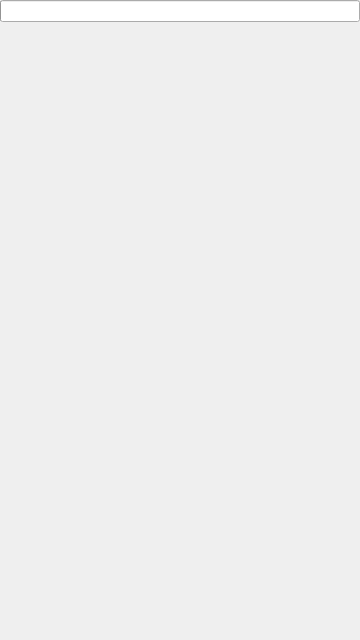
<?xml version="1.0" encoding="UTF-8"?>
<ui version="4.0">
 <class>MainWindow</class>
 <widget class="QMainWindow" name="MainWindow">
  <property name="geometry">
   <rect>
    <x>0</x>
    <y>0</y>
    <width>360</width>
    <height>640</height>
   </rect>
  </property>
  <property name="sizePolicy">
   <sizepolicy hsizetype="Ignored" vsizetype="Ignored">
    <horstretch>0</horstretch>
    <verstretch>0</verstretch>
   </sizepolicy>
  </property>
  <property name="windowTitle">
   <string>MainWindow</string>
  </property>
  <property name="windowIcon">
   <iconset resource="Icons.qrc">
    <normaloff>:/qmobilempd.png</normaloff>:/qmobilempd.png</iconset>
  </property>
  <widget class="QWidget" name="centralWidget">
   <property name="sizePolicy">
    <sizepolicy hsizetype="Ignored" vsizetype="Ignored">
     <horstretch>0</horstretch>
     <verstretch>0</verstretch>
    </sizepolicy>
   </property>
   <layout class="QVBoxLayout" name="verticalLayout">
    <property name="spacing">
     <number>0</number>
    </property>
    <property name="sizeConstraint">
     <enum>QLayout::SetMaximumSize</enum>
    </property>
    <property name="margin">
     <number>0</number>
    </property>
    <item>
     <layout class="QVBoxLayout" name="verticalLayout_2">
      <property name="sizeConstraint">
       <enum>QLayout::SetMaximumSize</enum>
      </property>
     </layout>
    </item>
    <item>
     <widget class="QProgressBar" name="pgr_time">
      <property name="sizePolicy">
       <sizepolicy hsizetype="Preferred" vsizetype="Fixed">
        <horstretch>0</horstretch>
        <verstretch>0</verstretch>
       </sizepolicy>
      </property>
      <property name="value">
       <number>0</number>
      </property>
      <property name="alignment">
       <set>Qt::AlignCenter</set>
      </property>
      <property name="textVisible">
       <bool>true</bool>
      </property>
      <property name="format">
       <string/>
      </property>
     </widget>
    </item>
    <item>
     <layout class="QHBoxLayout" name="horizontalLayout" stretch="0,0,0,0,0,0,0,0">
      <property name="spacing">
       <number>0</number>
      </property>
      <property name="sizeConstraint">
       <enum>QLayout::SetNoConstraint</enum>
      </property>
      <item>
       <widget class="QPushButton" name="btn_Menu">
        <property name="sizePolicy">
         <sizepolicy hsizetype="Preferred" vsizetype="Maximum">
          <horstretch>0</horstretch>
          <verstretch>0</verstretch>
         </sizepolicy>
        </property>
        <property name="toolTip">
         <string>View Menu</string>
        </property>
        <property name="text">
         <string/>
        </property>
        <property name="icon">
         <iconset resource="Icons.qrc">
          <normaloff>:/icons/format-justify-fill.png</normaloff>:/icons/format-justify-fill.png</iconset>
        </property>
        <property name="iconSize">
         <size>
          <width>32</width>
          <height>32</height>
         </size>
        </property>
        <property name="flat">
         <bool>true</bool>
        </property>
       </widget>
      </item>
      <item>
       <widget class="QPushButton" name="btnPrev">
        <property name="sizePolicy">
         <sizepolicy hsizetype="Preferred" vsizetype="Maximum">
          <horstretch>0</horstretch>
          <verstretch>0</verstretch>
         </sizepolicy>
        </property>
        <property name="toolTip">
         <string>Previous song</string>
        </property>
        <property name="text">
         <string/>
        </property>
        <property name="icon">
         <iconset resource="Icons.qrc">
          <normaloff>:/icons/media-skip-backward.png</normaloff>:/icons/media-skip-backward.png</iconset>
        </property>
        <property name="iconSize">
         <size>
          <width>32</width>
          <height>32</height>
         </size>
        </property>
        <property name="default">
         <bool>false</bool>
        </property>
        <property name="flat">
         <bool>true</bool>
        </property>
       </widget>
      </item>
      <item>
       <widget class="QPushButton" name="btnNext">
        <property name="sizePolicy">
         <sizepolicy hsizetype="Preferred" vsizetype="Maximum">
          <horstretch>0</horstretch>
          <verstretch>0</verstretch>
         </sizepolicy>
        </property>
        <property name="toolTip">
         <string>next song</string>
        </property>
        <property name="text">
         <string/>
        </property>
        <property name="icon">
         <iconset resource="Icons.qrc">
          <normaloff>:/icons/media-skip-forward.png</normaloff>:/icons/media-skip-forward.png</iconset>
        </property>
        <property name="iconSize">
         <size>
          <width>32</width>
          <height>32</height>
         </size>
        </property>
        <property name="default">
         <bool>false</bool>
        </property>
        <property name="flat">
         <bool>true</bool>
        </property>
       </widget>
      </item>
      <item>
       <widget class="QPushButton" name="btnPlay">
        <property name="sizePolicy">
         <sizepolicy hsizetype="Preferred" vsizetype="Maximum">
          <horstretch>0</horstretch>
          <verstretch>0</verstretch>
         </sizepolicy>
        </property>
        <property name="toolTip">
         <string>play/pause</string>
        </property>
        <property name="text">
         <string/>
        </property>
        <property name="icon">
         <iconset resource="Icons.qrc">
          <normaloff>:/icons/media-playback-start.png</normaloff>:/icons/media-playback-start.png</iconset>
        </property>
        <property name="iconSize">
         <size>
          <width>32</width>
          <height>32</height>
         </size>
        </property>
        <property name="default">
         <bool>false</bool>
        </property>
        <property name="flat">
         <bool>true</bool>
        </property>
       </widget>
      </item>
      <item>
       <widget class="QPushButton" name="btnStop">
        <property name="sizePolicy">
         <sizepolicy hsizetype="Preferred" vsizetype="Maximum">
          <horstretch>0</horstretch>
          <verstretch>0</verstretch>
         </sizepolicy>
        </property>
        <property name="toolTip">
         <string>stop playing</string>
        </property>
        <property name="text">
         <string/>
        </property>
        <property name="icon">
         <iconset resource="Icons.qrc">
          <normaloff>:/icons/media-playback-stop.png</normaloff>:/icons/media-playback-stop.png</iconset>
        </property>
        <property name="iconSize">
         <size>
          <width>32</width>
          <height>32</height>
         </size>
        </property>
        <property name="default">
         <bool>false</bool>
        </property>
        <property name="flat">
         <bool>true</bool>
        </property>
       </widget>
      </item>
      <item>
       <widget class="QPushButton" name="btnShuffle">
        <property name="sizePolicy">
         <sizepolicy hsizetype="Preferred" vsizetype="Maximum">
          <horstretch>0</horstretch>
          <verstretch>0</verstretch>
         </sizepolicy>
        </property>
        <property name="text">
         <string/>
        </property>
        <property name="icon">
         <iconset resource="Icons.qrc">
          <normaloff>:/icons/media-playlist-shuffle.png</normaloff>:/icons/media-playlist-shuffle.png</iconset>
        </property>
        <property name="iconSize">
         <size>
          <width>32</width>
          <height>32</height>
         </size>
        </property>
        <property name="checkable">
         <bool>true</bool>
        </property>
        <property name="checked">
         <bool>false</bool>
        </property>
        <property name="flat">
         <bool>true</bool>
        </property>
       </widget>
      </item>
      <item>
       <widget class="QPushButton" name="btnRepeat">
        <property name="sizePolicy">
         <sizepolicy hsizetype="Preferred" vsizetype="Maximum">
          <horstretch>0</horstretch>
          <verstretch>0</verstretch>
         </sizepolicy>
        </property>
        <property name="text">
         <string/>
        </property>
        <property name="icon">
         <iconset resource="Icons.qrc">
          <normaloff>:/icons/media-playlist-repeat.png</normaloff>:/icons/media-playlist-repeat.png</iconset>
        </property>
        <property name="iconSize">
         <size>
          <width>32</width>
          <height>32</height>
         </size>
        </property>
        <property name="checkable">
         <bool>true</bool>
        </property>
        <property name="checked">
         <bool>false</bool>
        </property>
        <property name="flat">
         <bool>true</bool>
        </property>
       </widget>
      </item>
      <item>
       <widget class="QPushButton" name="btnVolume">
        <property name="sizePolicy">
         <sizepolicy hsizetype="Preferred" vsizetype="Maximum">
          <horstretch>0</horstretch>
          <verstretch>0</verstretch>
         </sizepolicy>
        </property>
        <property name="toolTip">
         <string>show volume control</string>
        </property>
        <property name="text">
         <string/>
        </property>
        <property name="icon">
         <iconset resource="Icons.qrc">
          <normaloff>:/icons/audio-volume-high.png</normaloff>:/icons/audio-volume-high.png</iconset>
        </property>
        <property name="iconSize">
         <size>
          <width>32</width>
          <height>32</height>
         </size>
        </property>
        <property name="checkable">
         <bool>false</bool>
        </property>
        <property name="default">
         <bool>false</bool>
        </property>
        <property name="flat">
         <bool>true</bool>
        </property>
       </widget>
      </item>
     </layout>
    </item>
   </layout>
  </widget>
  <widget class="QMenuBar" name="menuBar">
   <property name="geometry">
    <rect>
     <x>0</x>
     <y>0</y>
     <width>360</width>
     <height>21</height>
    </rect>
   </property>
  </widget>
 </widget>
 <layoutdefault spacing="6" margin="11"/>
 <resources>
  <include location="Icons.qrc"/>
 </resources>
 <connections/>
</ui>
